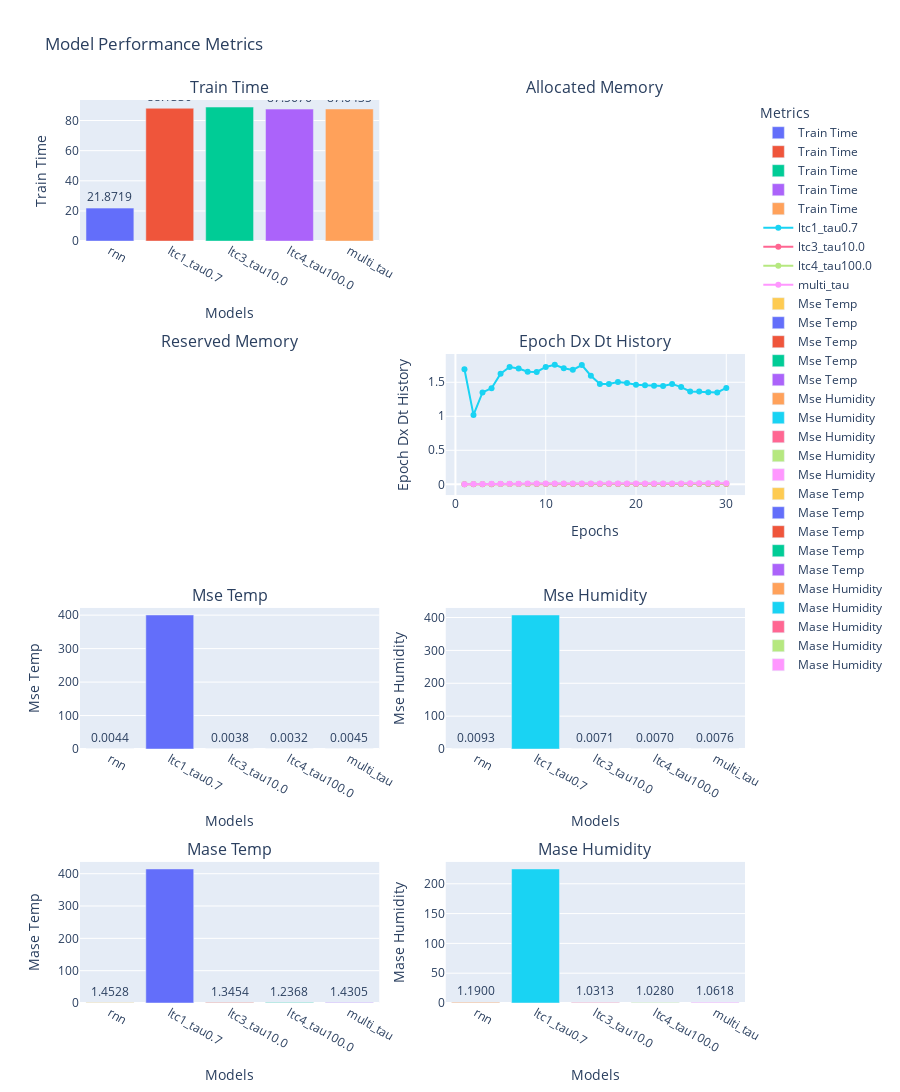

Notebook code cell kept with this figure:
### Code cell
viz.visualize_model_results(results_dict)

### Figure 1 — Plotly figure (JSON) as saved in the notebook; plotly's stock layout.template omitted (floating-point values rounded to 4 significant figures)
{"data": [{"name": "Train Time", "text": ["21.8719"], "textposition": "outside", "texttemplate": "%{text}", "type": "bar", "x": ["rnn"], "xaxis": "x", "y": [21.87], "yaxis": "y"}, {"name": "Train Time", "text": ["88.1330"], "textposition": "outside", "texttemplate": "%{text}", "type": "bar", "x": ["ltc1_tau0.7"], "xaxis": "x", "y": [88.13], "yaxis": "y"}, {"name": "Train Time", "text": ["88.9232"], "textposition": "outside", "texttemplate": "%{text}", "type": "bar", "x": ["ltc3_tau10.0"], "xaxis": "x", "y": [88.92], "yaxis": "y"}, {"name": "Train Time", "text": ["87.5676"], "textposition": "outside", "texttemplate": "%{text}", "type": "bar", "x": ["ltc4_tau100.0"], "xaxis": "x", "y": [87.57], "yaxis": "y"}, {"name": "Train Time", "text": ["87.6435"], "textposition": "outside", "texttemplate": "%{text}", "type": "bar", "x": ["multi_tau"], "xaxis": "x", "y": [87.64], "yaxis": "y"}, {"mode": "lines+markers", "name": "ltc1_tau0.7", "text": ["1.691841", "1.020165", "1.350644", "1.412222", "1.626731", "1.724537", "1.701533", "1.654259", "1.651898", "1.725357", "1.757468", "1.706619", "1.682492", "1.752881", "1.597001", "1.473646", "1.476344", "1.502490", "1.490372", "1.464554", "1.456073", "1.449378", "1.446732", "1.475856", "1.429433", "1.366132", "1.362656", "1.353856", "1.350299", "1.416450"], "textposition": "top center", "type": "scatter", "x": [1, 2, 3, 4, 5, 6, 7, 8, 9, 10, 11, 12, 13, 14, 15, 16, 17, 18, 19, 20, 21, 22, 23, 24, 25, 26, 27, 28, 29, 30], "xaxis": "x4", "y": [1.692, 1.02, 1.351, 1.412, 1.627, 1.725, 1.702, 1.654, 1.652, 1.725, 1.757, 1.707, 1.682, 1.753, 1.597, 1.474, 1.476, 1.502, 1.49, 1.465, 1.456, 1.449, 1.447, 1.476, 1.429, 1.366, 1.363, 1.354, 1.35, 1.416], "yaxis": "y4"}, {"mode": "lines+markers", "name": "ltc3_tau10.0", "text": ["0.000540", "0.001331", "0.001984", "0.002204", "0.002678", "0.002934", "0.002994", "0.003051", "0.003105", "0.003161", "0.003226", "0.003277", "0.003320", "0.003357", "0.003392", "0.003414", "0.003446", "0.003466", "0.003483", "0.003509", "0.003528", "0.003566", "0.003569", "0.003600", "0.003624", "0.003654", "0.003686", "0.003701", "0.003735", "0.003748"], "textposition": "top center", "type": "scatter", "x": [1, 2, 3, 4, 5, 6, 7, 8, 9, 10, 11, 12, 13, 14, 15, 16, 17, 18, 19, 20, 21, 22, 23, 24, 25, 26, 27, 28, 29, 30], "xaxis": "x4", "y": [0.0005395, 0.001331, 0.001984, 0.002204, 0.002678, 0.002934, 0.002994, 0.003051, 0.003105, 0.003161, 0.003226, 0.003277, 0.00332, 0.003357, 0.003392, 0.003414, 0.003446, 0.003466, 0.003483, 0.003509, 0.003528, 0.003566, 0.003569, 0.0036, 0.003624, 0.003654, 0.003686, 0.003701, 0.003735, 0.003748], "yaxis": "y4"}, {"mode": "lines+markers", "name": "ltc4_tau100.0", "text": ["0.002425", "0.004508", "0.004885", "0.005216", "0.005656", "0.005949", "0.006054", "0.006137", "0.006194", "0.006286", "0.006346", "0.006423", "0.006491", "0.006552", "0.006590", "0.006626", "0.006675", "0.006693", "0.006696", "0.006719", "0.006736", "0.006775", "0.006789", "0.006815", "0.006839", "0.006874", "0.006889", "0.006937", "0.006970", "0.006999"], "textposition": "top center", "type": "scatter", "x": [1, 2, 3, 4, 5, 6, 7, 8, 9, 10, 11, 12, 13, 14, 15, 16, 17, 18, 19, 20, 21, 22, 23, 24, 25, 26, 27, 28, 29, 30], "xaxis": "x4", "y": [0.002425, 0.004508, 0.004885, 0.005216, 0.005656, 0.005949, 0.006054, 0.006137, 0.006194, 0.006286, 0.006346, 0.006423, 0.006491, 0.006552, 0.00659, 0.006626, 0.006675, 0.006693, 0.006696, 0.006719, 0.006736, 0.006775, 0.006789, 0.006815, 0.006839, 0.006874, 0.006889, 0.006937, 0.00697, 0.006999], "yaxis": "y4"}, {"mode": "lines+markers", "name": "multi_tau", "text": ["0.001141", "0.004009", "0.006112", "0.007298", "0.008263", "0.008896", "0.009577", "0.010089", "0.010348", "0.010659", "0.010918", "0.011074", "0.011244", "0.011513", "0.011625", "0.011910", "0.011987", "0.012230", "0.012460", "0.012720", "0.012955", "0.013121", "0.013230", "0.013320", "0.013373", "0.013564", "0.013805", "0.013723", "0.013797", "0.013893"], "textposition": "top center", "type": "scatter", "x": [1, 2, 3, 4, 5, 6, 7, 8, 9, 10, 11, 12, 13, 14, 15, 16, 17, 18, 19, 20, 21, 22, 23, 24, 25, 26, 27, 28, 29, 30], "xaxis": "x4", "y": [0.001141, 0.004009, 0.006112, 0.007298, 0.008263, 0.008896, 0.009577, 0.01009, 0.01035, 0.01066, 0.01092, 0.01107, 0.01124, 0.01151, 0.01163, 0.01191, 0.01199, 0.01223, 0.01246, 0.01272, 0.01296, 0.01312, 0.01323, 0.01332, 0.01337, 0.01356, 0.01381, 0.01372, 0.0138, 0.01389], "yaxis": "y4"}, {"name": "Mse Temp", "text": ["0.0044"], "textposition": "outside", "texttemplate": "%{text}", "type": "bar", "x": ["rnn"], "xaxis": "x5", "y": [0.00444], "yaxis": "y5"}, {"name": "Mse Temp", "text": ["400.4655"], "textposition": "outside", "texttemplate": "%{text}", "type": "bar", "x": ["ltc1_tau0.7"], "xaxis": "x5", "y": [400.5], "yaxis": "y5"}, {"name": "Mse Temp", "text": ["0.0038"], "textposition": "outside", "texttemplate": "%{text}", "type": "bar", "x": ["ltc3_tau10.0"], "xaxis": "x5", "y": [0.003824], "yaxis": "y5"}, {"name": "Mse Temp", "text": ["0.0032"], "textposition": "outside", "texttemplate": "%{text}", "type": "bar", "x": ["ltc4_tau100.0"], "xaxis": "x5", "y": [0.003212], "yaxis": "y5"}, {"name": "Mse Temp", "text": ["0.0045"], "textposition": "outside", "texttemplate": "%{text}", "type": "bar", "x": ["multi_tau"], "xaxis": "x5", "y": [0.004478], "yaxis": "y5"}, {"name": "Mse Humidity", "text": ["0.0093"], "textposition": "outside", "texttemplate": "%{text}", "type": "bar", "x": ["rnn"], "xaxis": "x6", "y": [0.009265], "yaxis": "y6"}, {"name": "Mse Humidity", "text": ["407.7133"], "textposition": "outside", "texttemplate": "%{text}", "type": "bar", "x": ["ltc1_tau0.7"], "xaxis": "x6", "y": [407.7], "yaxis": "y6"}, {"name": "Mse Humidity", "text": ["0.0071"], "textposition": "outside", "texttemplate": "%{text}", "type": "bar", "x": ["ltc3_tau10.0"], "xaxis": "x6", "y": [0.007058], "yaxis": "y6"}, {"name": "Mse Humidity", "text": ["0.0070"], "textposition": "outside", "texttemplate": "%{text}", "type": "bar", "x": ["ltc4_tau100.0"], "xaxis": "x6", "y": [0.007033], "yaxis": "y6"}, {"name": "Mse Humidity", "text": ["0.0076"], "textposition": "outside", "texttemplate": "%{text}", "type": "bar", "x": ["multi_tau"], "xaxis": "x6", "y": [0.007595], "yaxis": "y6"}, {"name": "Mase Temp", "text": ["1.4528"], "textposition": "outside", "texttemplate": "%{text}", "type": "bar", "x": ["rnn"], "xaxis": "x7", "y": [1.453], "yaxis": "y7"}, {"name": "Mase Temp", "text": ["414.6503"], "textposition": "outside", "texttemplate": "%{text}", "type": "bar", "x": ["ltc1_tau0.7"], "xaxis": "x7", "y": [414.7], "yaxis": "y7"}, {"name": "Mase Temp", "text": ["1.3454"], "textposition": "outside", "texttemplate": "%{text}", "type": "bar", "x": ["ltc3_tau10.0"], "xaxis": "x7", "y": [1.345], "yaxis": "y7"}, {"name": "Mase Temp", "text": ["1.2368"], "textposition": "outside", "texttemplate": "%{text}", "type": "bar", "x": ["ltc4_tau100.0"], "xaxis": "x7", "y": [1.237], "yaxis": "y7"}, {"name": "Mase Temp", "text": ["1.4305"], "textposition": "outside", "texttemplate": "%{text}", "type": "bar", "x": ["multi_tau"], "xaxis": "x7", "y": [1.43], "yaxis": "y7"}, {"name": "Mase Humidity", "text": ["1.1900"], "textposition": "outside", "texttemplate": "%{text}", "type": "bar", "x": ["rnn"], "xaxis": "x8", "y": [1.19], "yaxis": "y8"}, {"name": "Mase Humidity", "text": ["224.8330"], "textposition": "outside", "texttemplate": "%{text}", "type": "bar", "x": ["ltc1_tau0.7"], "xaxis": "x8", "y": [224.8], "yaxis": "y8"}, {"name": "Mase Humidity", "text": ["1.0313"], "textposition": "outside", "texttemplate": "%{text}", "type": "bar", "x": ["ltc3_tau10.0"], "xaxis": "x8", "y": [1.031], "yaxis": "y8"}, {"name": "Mase Humidity", "text": ["1.0280"], "textposition": "outside", "texttemplate": "%{text}", "type": "bar", "x": ["ltc4_tau100.0"], "xaxis": "x8", "y": [1.028], "yaxis": "y8"}, {"name": "Mase Humidity", "text": ["1.0618"], "textposition": "outside", "texttemplate": "%{text}", "type": "bar", "x": ["multi_tau"], "xaxis": "x8", "y": [1.062], "yaxis": "y8"}], "layout": {"annotations": [{"font": {"size": 16}, "showarrow": false, "text": "Train Time", "x": 0.225, "xanchor": "center", "xref": "paper", "y": 1, "yanchor": "bottom", "yref": "paper"}, {"font": {"size": 16}, "showarrow": false, "text": "Allocated Memory", "x": 0.775, "xanchor": "center", "xref": "paper", "y": 1, "yanchor": "bottom", "yref": "paper"}, {"font": {"size": 16}, "showarrow": false, "text": "Reserved Memory", "x": 0.225, "xanchor": "center", "xref": "paper", "y": 0.7188, "yanchor": "bottom", "yref": "paper"}, {"font": {"size": 16}, "showarrow": false, "text": "Epoch Dx Dt History", "x": 0.775, "xanchor": "center", "xref": "paper", "y": 0.7188, "yanchor": "bottom", "yref": "paper"}, {"font": {"size": 16}, "showarrow": false, "text": "Mse Temp", "x": 0.225, "xanchor": "center", "xref": "paper", "y": 0.4375, "yanchor": "bottom", "yref": "paper"}, {"font": {"size": 16}, "showarrow": false, "text": "Mse Humidity", "x": 0.775, "xanchor": "center", "xref": "paper", "y": 0.4375, "yanchor": "bottom", "yref": "paper"}, {"font": {"size": 16}, "showarrow": false, "text": "Mase Temp", "x": 0.225, "xanchor": "center", "xref": "paper", "y": 0.1562, "yanchor": "bottom", "yref": "paper"}, {"font": {"size": 16}, "showarrow": false, "text": "Mase Humidity", "x": 0.775, "xanchor": "center", "xref": "paper", "y": 0.1562, "yanchor": "bottom", "yref": "paper"}], "height": 1600, "legend": {"title": {"text": "Metrics"}}, "showlegend": true, "title": {"text": "Model Performance Metrics"}, "xaxis": {"anchor": "y", "domain": [0, 0.45], "title": {"text": "Models"}}, "xaxis2": {"anchor": "y2", "domain": [0.55, 1], "title": {"text": "Models"}}, "xaxis3": {"anchor": "y3", "domain": [0, 0.45], "title": {"text": "Models"}}, "xaxis4": {"anchor": "y4", "domain": [0.55, 1], "title": {"text": "Epochs"}}, "xaxis5": {"anchor": "y5", "domain": [0, 0.45], "title": {"text": "Models"}}, "xaxis6": {"anchor": "y6", "domain": [0.55, 1], "title": {"text": "Models"}}, "xaxis7": {"anchor": "y7", "domain": [0, 0.45], "title": {"text": "Models"}}, "xaxis8": {"anchor": "y8", "domain": [0.55, 1], "title": {"text": "Models"}}, "yaxis": {"anchor": "x", "domain": [0.8438, 1], "title": {"text": "Train Time"}}, "yaxis2": {"anchor": "x2", "domain": [0.8438, 1], "title": {"text": "Allocated Memory"}}, "yaxis3": {"anchor": "x3", "domain": [0.5625, 0.7188], "title": {"text": "Reserved Memory"}}, "yaxis4": {"anchor": "x4", "domain": [0.5625, 0.7188], "title": {"text": "Epoch Dx Dt History"}}, "yaxis5": {"anchor": "x5", "domain": [0.2812, 0.4375], "title": {"text": "Mse Temp"}}, "yaxis6": {"anchor": "x6", "domain": [0.2812, 0.4375], "title": {"text": "Mse Humidity"}}, "yaxis7": {"anchor": "x7", "domain": [0, 0.1562], "title": {"text": "Mase Temp"}}, "yaxis8": {"anchor": "x8", "domain": [0, 0.1562], "title": {"text": "Mase Humidity"}}}}
